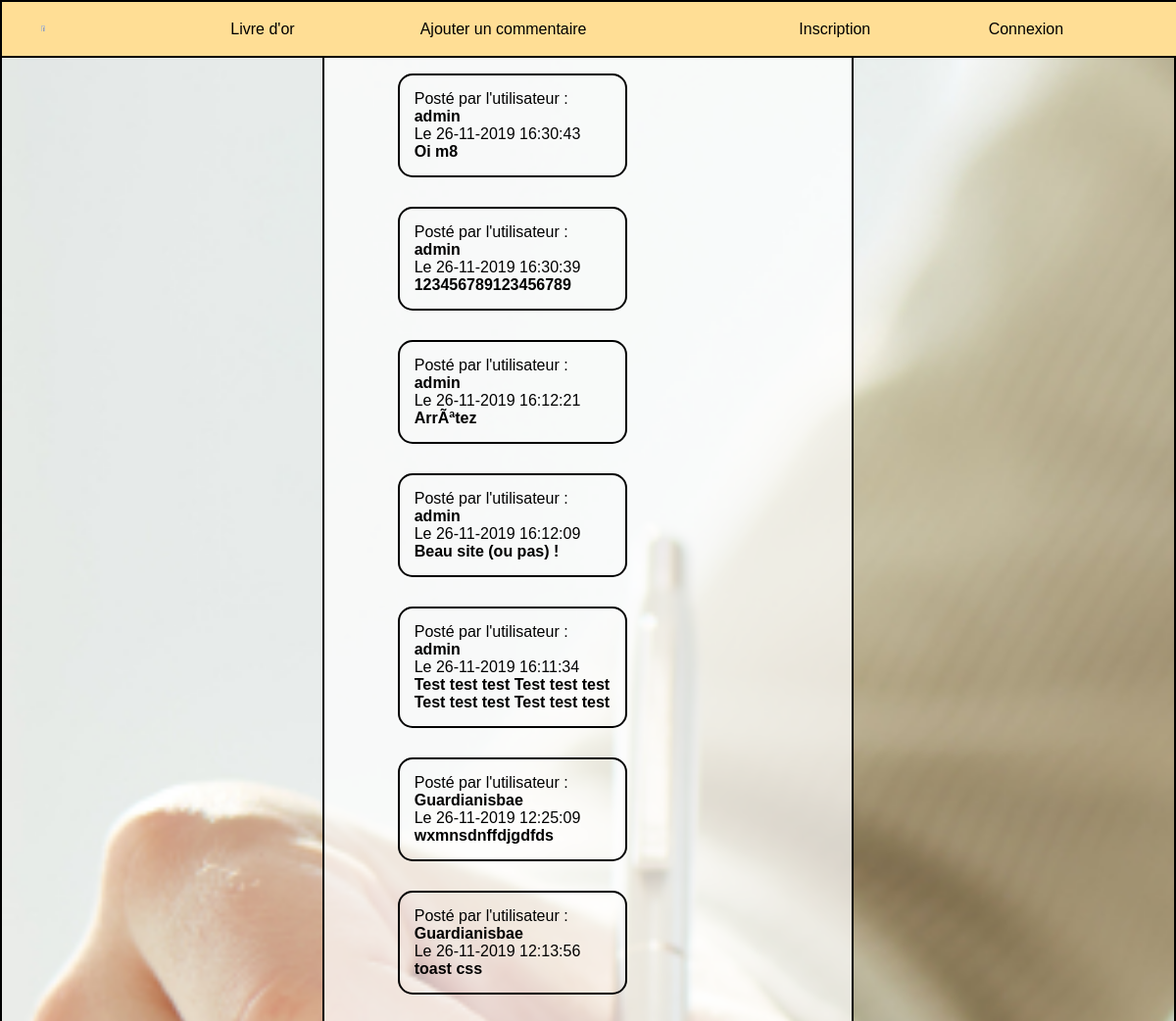
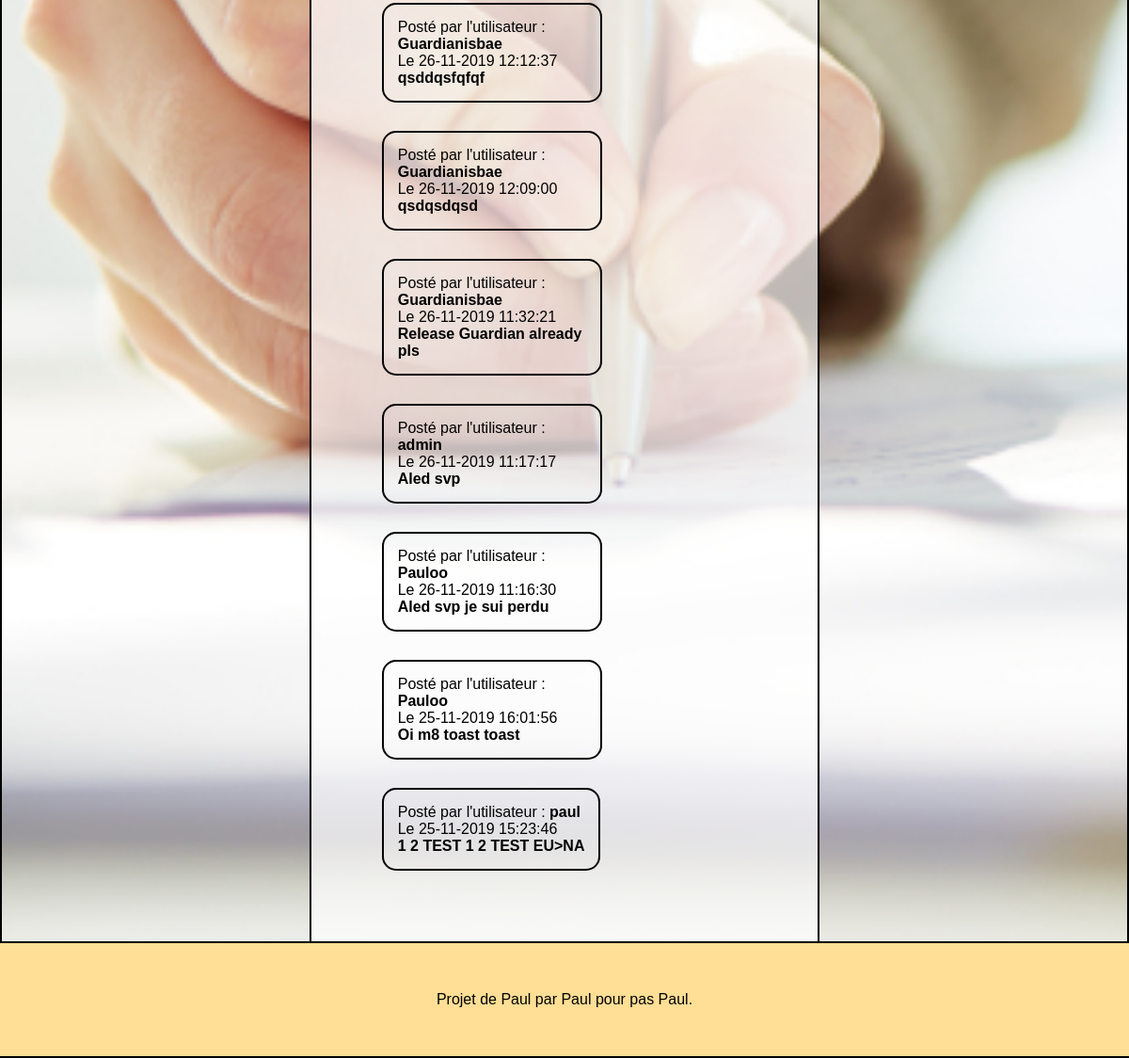
Screenshot of /livre-or.php with the database file from the repository (2 pictures, top to bottom).
### tables this page shows
CREATE TABLE IF NOT EXISTS `commentaires` (
  `id` int(11) NOT NULL AUTO_INCREMENT,
  `commentaire` text NOT NULL,
  `id_utilisateur` int(11) NOT NULL,
  `date` datetime NOT NULL,
  PRIMARY KEY (`id`)
);

CREATE TABLE IF NOT EXISTS `utilisateurs` (
  `id` int(11) NOT NULL AUTO_INCREMENT,
  `login` varchar(255) NOT NULL,
  `password` varchar(255) NOT NULL,
  PRIMARY KEY (`id`)
);

### livre-or.php (the view, shortened to what this page needs)
<!DOCTYPE html>
<html>
    <head>
        <link rel="stylesheet" href="style.css">
    </head>
    <body>
    <header>
            <nav>
                <ul>
                    <li ><a class="homebutton" href="index.php"><img class="homebutton2" src="images/homeicon.png"></a></li>
                    <li class="headerhover"><a href="livre-or.php">Livre d'or</a></li>
                    <li class="headerhover"><a class="headerhover" href="commentaire.php">Ajouter un commentaire</a></li>
                    <li class="headerhover"><?php if(!isset($_SESSION['login']))
                    {
                        echo"<a href='inscription.php'>Inscription</a>";
                    }
                    else
                    {
                    }
                    ?></li>
                    <li class="headerhover"><?php if(!isset($_SESSION['login']))
                    {
                        echo "<a class=\"headerhover\" href =\"connexion.php\">Connexion</a>";
                    }?></li>
                </ul>
            </nav>
        </header>
        <main id="livredormain">
            <section id='connexionform3'>
                <section id='connexionform4'>
                <?php
                $connexion = mysqli_connect("localhost", "root", "", "livreor");
                $tablogin = "SELECT id,login FROM utilisateurs";
                $tabcomm = "SELECT * FROM commentaires ORDER BY date DESC";
                $query = mysqli_query($connexion, $tabcomm);
                $resultat = mysqli_fetch_all($query);
                $query2 = mysqli_query($connexion, $tablogin);
                $resultat2 = mysqli_fetch_all($query2);
        $i = 0;
        while($i < count($resultat))
        {
          $i2 = 0;
            while($i2 < count($resultat2))
            {
                $date = $resultat[$i][3];
                $date2 = date("d-m-Y H:i:s",strtotime($date));
                if($resultat[$i][2] == $resultat2[$i2][0])
                {
                echo "<article id='listcom'> Posté par l'utilisateur : <b>".$resultat2[$i2][1]."</b><br/>";
                echo "Le ".$date2."<br/>";
                echo "<b>".$resultat[$i][1].' </article></b><br/><br/>';
                }
                $i2++;
            }
            $i++;
        }
?>
                    </section>
                </section>
        </main>
        <footer>
            Projet de Paul par Paul pour pas Paul.
        </footer>
    </body>
</html>

### style.css (style rules this page uses)
body { margin:0; background-image: url("images/home.jpg"); background-repeat: no-repeat; background-size: cover; font-family: arial; }
header { border: 2px solid black; background-color:#FFDE95; margin:0; height: 55px; display: flex; align-items: center; justify-content: space-around; position:fixed; width: 100%; }
.headerhover a:link { text-decoration: none; color:black; }
nav { width: 100%; }
ul { display: flex; list-style: none; justify-content: space-between; font-family: Arial; align-items: center; margin:0; }
li { display: flex; flex-direction: row; flex-basis: 20%; }
#connexionform3 { display: flex; flex-direction: column; justify-content: center; align-items: center; border-left: 2px solid black; border-right: 2px solid black; }
#connexionform4 { background-color: rgba(255, 255, 255, 0.7); display: flex; justify-content: space-between; padding: 5%; border-left: 2px solid black; border-right: 2px solid black; width: 35%; flex-wrap: wrap; }
#listcom { border:2px solid black; padding: 15px; max-width: 200px; margin: 15px; border-radius: 15px 15px 15px 15px; }
.homebutton2 { width: 25%; height: 50%; padding-top:10%; }
footer { border-bottom: 2px solid black; border-top: 2px solid black; background-color:#FFDE95; display:flex; flex-direction: row; justify-content: center; align-items: center; padding:2%; height: 72px; }

### rows the page displays
commentaires: id_utilisateur.login "admin", date "26-11-2019 16:30:43", commentaire "Oi m8"
commentaires: id_utilisateur.login "admin", date "26-11-2019 16:30:39", commentaire "123456789123456789"
commentaires: id_utilisateur.login "admin", date "26-11-2019 16:12:21", commentaire "ArrÃªtez"
commentaires: id_utilisateur.login "admin", date "26-11-2019 16:12:09", commentaire "Beau site (ou pas) !"
commentaires: id_utilisateur.login "admin", date "26-11-2019 16:11:34", commentaire "Test test test Test test test Test test test Test test test"
commentaires: id_utilisateur.login "Guardianisbae", date "26-11-2019 12:25:09", commentaire "wxmnsdnffdjgdfds"
commentaires: id_utilisateur.login "Guardianisbae", date "26-11-2019 12:13:56", commentaire "toast css"
commentaires: id_utilisateur.login "Guardianisbae", date "26-11-2019 12:12:37", commentaire "qsddqsfqfqf"
commentaires: id_utilisateur.login "Guardianisbae", date "26-11-2019 12:09:00", commentaire "qsdqsdqsd"
commentaires: id_utilisateur.login "Guardianisbae", date "26-11-2019 11:32:21", commentaire "Release Guardian already pls"
commentaires: id_utilisateur.login "admin", date "26-11-2019 11:17:17", commentaire "Aled svp"
commentaires: id_utilisateur.login "Pauloo", date "26-11-2019 11:16:30", commentaire "Aled svp je sui perdu"
commentaires: id_utilisateur.login "Pauloo", date "25-11-2019 16:01:56", commentaire "Oi m8 toast toast"
commentaires: id_utilisateur.login "paul", date "25-11-2019 15:23:46", commentaire "1 2 TEST 1 2 TEST EU>NA"
